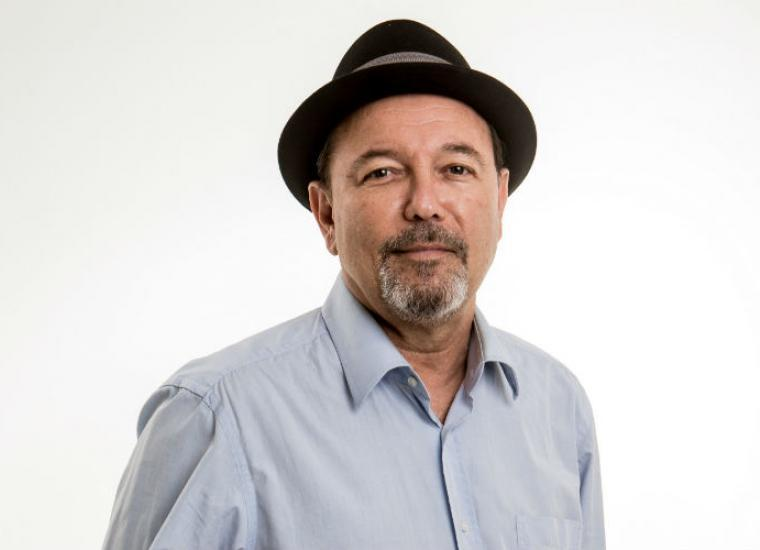
#> input picture training-data/s1/1.jpg, 760 x 550 px
$ jupyter execute --allow-errors 'Reconocimiento Facial.ipynb'   (text cells are left out)
#> lines starting #> are read from the running program, lines starting #| are printed output that depends on the picture
#> in prepare_training_data, image is the input picture: shape (550, 760, 3); mean B, G, R 209.2, 210.2, 213.9
[cell 1]
#importación de la librería OpenCV
import cv2
#importación de la librería os para leer carpetas y archivos
import os
#importar numpy para convertir listas de python en matrices numpy
#Esto es necesario para el reconocimiento facial en Python
import numpy as np

[cell 2]
#etiquetado de cada sujeto a los que evaluaremos con el reconocimiento facial. El primer espacio de este vector lo dejamos
#siempre vacio
subjects = ["", "Ruben Blades", "Erika Ender", "Román Torres"]

[cell 3]
#función para detectar la cara usando OpenCV
def detect_face(img):
    #convierte la imagen de prueba en una imagen en escala de grises, ya que el detector de rostros opencv trabaja con
    #imágenes en escala de grises
    gray = cv2.cvtColor(img, cv2.COLOR_BGR2GRAY)
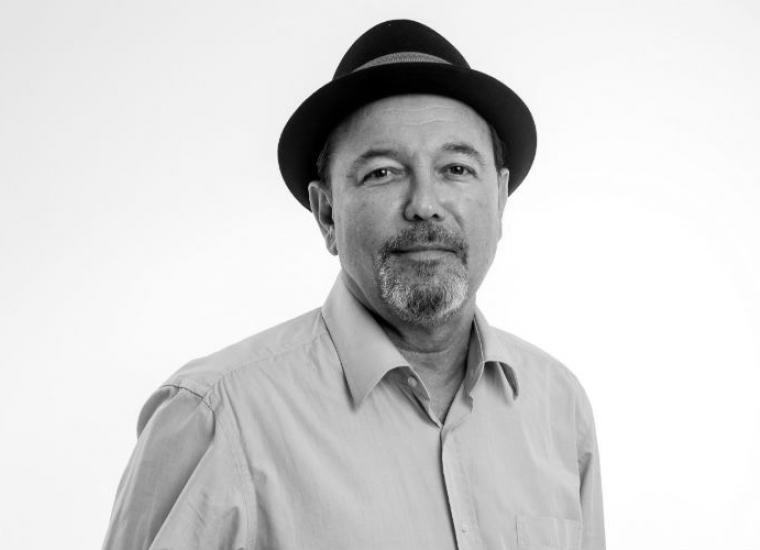
#> gray: shape (550, 760); min 0, max 255, mean 211.2

    #cargamos el clasificador Cascade, utilizando OpenCV. Usaremos un archivo xml que contiene el algoritmo de
    #detección del rostro ya entrenado para saber qué características extraer de la imagen para encontrar el rostro
    #Usaremos el lbpcascade, que es un modelo más eficiente que sus equivalentes.
    face_cascade = cv2.CascadeClassifier('opencv/lbpcascade_frontalface.xml')

    #detectemos imágenes multiescala (algunas imágenes pueden estar más cerca de la cámara que otras)
    #El resultado es la lista de caras encontradas
    faces = face_cascade.detectMultiScale(gray, scaleFactor=1.2, minNeighbors=5);
#> faces = [[314, 90, 210, 210]]

    #si no se detectan caras, la condición hará que el programa retorne la imagen original
    if (len(faces) == 0):
        return None, None

    #bajo el supuesto de que solo habrá una cara, se extraerá el área de la cara
    (x, y, w, h) = faces[0]
#> x = 314; y = 90; w = 210; h = 210

    gray = cv2.resize(gray[y:y+w, x:x+h],(224,224)) #se cambiará el tamaño de la cara recortada en un tamaño 224x224
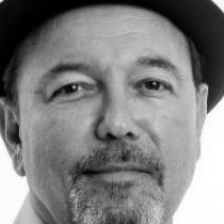
#> gray: shape (224, 224); min 0, max 255, mean 129.6

    #devolverá solo la parte de la cara de la imagen
    return gray, faces[0]

[cell 4]
#esta función leerá las imágenes de entrenamiento de todas las personas, detectará la cara de cada imagen
#y retornará dos listas exactamente del mismo tamaño, una lista de caras y otra lista de etiquetas para cada cara
def prepare_training_data(data_folder_path):

    #------PASO-1--------
    #obtener los directorios (un directorio para cada sujeto (clase)) en la carpeta de entrenamiento
    dirs = os.listdir(data_folder_path)

    #lista para almacenar todas las caras del sujeto
    faces = []
    #lista para contener todas las etiquetas de la cara del sujeto
    labels = []

    #mediante un ciclo repetitivo, buscaremos las carpetas dentro de nuestra carpeta raíz (training-data)
    for dir_name in dirs:

        #las carpetas que contienen las caras de nuestros sujetos inician con la letra 's' por lo que
        #debemos ignorar las carpetas que se encuentren dentro del directorio raíz si no inicia con la letra
        #'s'
        if not dir_name.startswith("s"):
            continue;

        #------PASO-2--------
        #extraer el número de etiqueta del sujeto de dir_name
        #formato del directorio name = slabel
        #, por lo que eliminar la letra 's' de dir_name nos dará una etiqueta
        label = int(dir_name.replace("s", ""))

        #construye la ruta del directorio que contiene imágenes para el tema actual
        subject_dir_path = data_folder_path + "/" + dir_name

        #obtenemos los nombres de las imágenes que están dentro del directorio de los sujetos dados
        subject_images_names = os.listdir(subject_dir_path)

        #------PASO-3--------
        #iremos a través de cada nombre de imagen, leeremos la imagen,
        #detectaremos el rostro y agregaremos rostro a la lista de rostros
        for image_name in subject_images_names:

            #ignoramos los archivos del sistema como .DS_Store
            if image_name.startswith("."):
                continue;

            #creamos la ruta de la imagen
            #ejemplo de una ruta de imagen = training-data/s1/1.jpg
            image_path = subject_dir_path + "/" + image_name

            #leemos la imagen obtenida de la ruta
            image = cv2.imread(image_path)

            #desplegamos una ventana para que contenga las imágenes que se están obteniendo de la ruta
            #una por una
            cv2.imshow("Training on image...", image)
            cv2.waitKey(100)

            #detectamos la cara de cada imagen desplegada
            face, rect = detect_face(image)
#> rect = [314, 90, 210, 210]

            #------Paso-4--------
            #En este ejemplo, ignoraremos las caras no detectadas
            if face is not None:
                #añadimos la cara detectada a la lista de caras
                faces.append(face)
                #añadimos la etiqueta para esta cara
                labels.append(label)

    cv2.destroyAllWindows() #Cerramos la ventana desplegada para mostrar las imágenes dentro de la ruta de entrenamiento
    cv2.waitKey(1)
    cv2.destroyAllWindows()

    return faces, labels

[cell 5]
#Primeramente, prepararemos nuestros datos de entrenamiento
#Los datos estarán en dos listas del mismo tamaño
#una lista contrendrá todas las caras detectadas
#y la otra lista contendrá las respectivas etiquetas para cada cara
print("Preparing data...")
faces, labels = prepare_training_data("training-data")
print("Data prepared")

#imprimimos el total de caras y etiquetas encontradas
print("Total faces: ", len(faces))
print("Total labels: ", len(labels))

[cell 6]
#Para usar el EigenFaceRecognizer
#face_recognizer = cv2.face.EigenFaceRecognizer_create()

#Para utilizar el FisherFaceRecognizer
face_recognizer = cv2.face.FisherFaceRecognizer_create()

#Para usar el LBPHFaceRecognizer
#face_recognizer = cv2.face.LBPHFaceRecognizer_create()

#entrenamiento de nuestro modelo de reconocimiento facial utilizando las caras recortadas en la preparación del entrenamiento
#> (the rest of this cell did not finish here and is left out)

[cell 7]
face_recognizer.save('facialrecognitiontraining.yml')

[cell 8]
#función que dibuja un rectángulo sobre la cara de la persona
#de acuerdo con las coordenadas (x,y)
#y con el ancho y alto dados
def draw_rectangle(img, rect):
    (x, y, w, h) = rect
    cv2.rectangle(img, (x, y), (x+w, y+h), (0, 255, 0), 2)

#función que escribe un texto sobre la imagen dada
#tomando las coordenadas (x, y).
def draw_text(img, text, x, y):
    cv2.putText(img, text, (x, y), cv2.FONT_HERSHEY_PLAIN, 1.5, (0, 255, 0), 2)

[cell 9]
#esta función reconoce a la persona en la imagen suministrada
#y dibuja un rectángulo alrededor de la cara detectada con el nombre de la
#persona
def predict(test_img):
    #hace una copia de la imagen, ya que no queremos cambiar la imagen original
    img = test_img.copy()
    #detectamos la cara en la imagen
    face, rect = detect_face(img)

    #predecimos a la persona de la imagen usando nuestro reconocedor de rostros
    label= face_recognizer.predict(face)
    #print(label[0])
    #obtenemos el nombre de la etiqueta respectiva devuelta por el reconocedor de rostros
    label_text = subjects[label[0]]

    #dibujamos el rectangulo alrededor de la cara detectada
    draw_rectangle(img, rect)
    #Insertamos el nombre de la persona reconocida
    draw_text(img, label_text, rect[0], rect[1]-5)

    return img #retornamos la imagen con el reconocimiento del rostro

[cell 10]
print("Predicting images...")

#Cargamos las imágenes de pruebas
test_img1 = cv2.imread("test-data/test8.jpg")
test_img2 = cv2.imread("test-data/test17.jpg")

#hacemos una predicción
#> (the rest of this cell did not finish here and is left out)

[cell 11]
import cv2
import numpy as np
from matplotlib import pyplot as plt
import os

#etiquetado de cada sujeto a los que evaluaremos con el reconocimiento facial. El primer espacio de este vector lo dejamos
#siempre vacio
subjects = ["", "Ruben Blades", "Miguel Vasquez", "Román Torres", "Erika Ender"]

[cell 12]
#función para detectar la cara usando OpenCV
def detect_face(img):
    #convierte la imagen de prueba en una imagen en escala de grises, ya que el detector de rostros opencv trabaja con
    #imágenes en escala de grises
    gray = cv2.cvtColor(img, cv2.COLOR_BGR2GRAY)

    #cargamos el clasificador Cascade, utilizando OpenCV. Usaremos un archivo xml que contiene el algoritmo de
    #detección del rostro ya entrenado para saber qué características extraer de la imagen para encontrar el rostro
    #Usaremos el lbpcascade, que es un modelo más eficiente que sus equivalentes.
    face_cascade = cv2.CascadeClassifier('opencv/lbpcascade_frontalface.xml')

    #detectemos imágenes multiescala (algunas imágenes pueden estar más cerca de la cámara que otras)
    #El resultado es la lista de caras encontradas

    #PARÁMETROS A TOMAR EN CUENTA
    #scaleFactor = Este valor debe ser mayor a 1, pero entre más cerca esta del 1
    #Mayor tiempo toma para entrenar, pero así reconoce mejor a la persona
    #minNeighbors = el valor de 3 esta bien, pero entre mayor es, menos reconocerá.
    faces = face_cascade.detectMultiScale(gray, scaleFactor=1.03, minNeighbors=3);

    #si no se detectan caras, la condición hará que el programa retorne la imagen original
    if (len(faces) == 0):
        return None, None

    #bajo el supuesto de que solo habrá una cara, se extraerá el área de la cara
    (x, y, w, h) = faces[0]

    gray = cv2.resize(gray[y:y+w, x:x+h],(224,224)) #se cambiará el tamaño de la cara recortada en un tamaño 224x224

    #retornaremos solamente la parte de la cara de la imagen
    return gray, faces[0]

[cell 13]
#esta función leerá las imágenes de entrenamiento de todas las personas, detectará la cara de cada imagen
#y retornará dos listas exactamente del mismo tamaño, una lista de caras y otra lista de etiquetas para cada cara
def prepare_training_data(data_folder_path):

    #------PASO-1--------
    #obtener los directorios (un directorio para cada sujeto (clase)) en la carpeta de entrenamiento
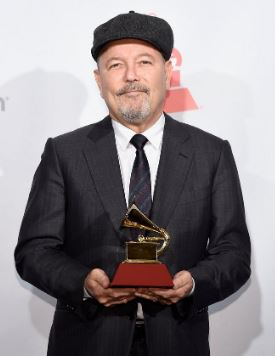
#> input picture test-data/test0.jpg, 275 x 356 px, given in place of the camera
#> further down, frame is the input picture: shape (356, 275, 3); mean B, G, R 133.8, 131, 138.2
#> `gray_frame = cv2.cvtColor(frame, cv2.COLOR_BGR2GRAY)`:
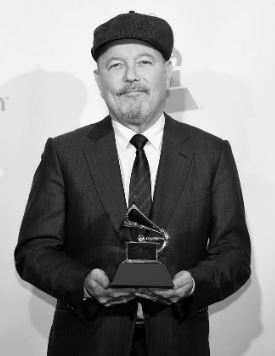
#> gray_frame: shape (356, 275); min 0, max 255, mean 133.5
    dirs = os.listdir(data_folder_path)

    #lista para almacenar todas las caras del sujeto
    faces = []
    #lista para contener todas las etiquetas de la cara del sujeto
    labels = []

    #mediante un ciclo repetitivo, buscaremos las carpetas dentro de nuestra carpeta raíz (training-data-project)
    for dir_name in dirs:

        #las carpetas que contienen las caras de nuestros sujetos inician con la letra 's' por lo que
        #debemos ignorar las carpetas que se encuentren dentro del directorio raíz si no inicia con la letra
        #'s'
        if not dir_name.startswith("s"):
            continue;

        #------PASO-2--------
        #extraer el número de etiqueta del sujeto de dir_name
        #formato del directorio name = slabel
        #, por lo que eliminar la letra 's' de dir_name nos dará una etiqueta
        label = int(dir_name.replace("s", ""))

        #construye la ruta del directorio que contiene imágenes para el tema actual
        subject_dir_path = data_folder_path + "/" + dir_name

        #obtenemos los nombres de las imágenes que están dentro del directorio de los sujetos dados
        subject_images_names = os.listdir(subject_dir_path)

        #------PASO-3--------
        #iremos a través de cada nombre de imagen, leeremos la imagen,
        #detectaremos el rostro y agregaremos rostro a la lista de rostros
        for image_name in subject_images_names:

            #ignoramos los archivos del sistema como .DS_Store
            if image_name.startswith("."):
                continue;

            ##creamos la ruta de la imagen
            #ejemplo de una ruta de imagen = training-data/s1/1.jpg
            image_path = subject_dir_path + "/" + image_name

            #leemos la imagen obtenida de la ruta
            image = cv2.imread(image_path)

            #desplegamos una ventana para que contenga las imágenes que se están obteniendo de la ruta
            #una por una
            cv2.imshow("Training on image...", image)
            cv2.waitKey(100)

            #detectamos el rostro
            face, rect = detect_face(image)

            #------Paso-4--------
            #En este ejemplo, ignoraremos las caras no detectadas
            if face is not None:
                #añadimos la cara detectada a la lista de caras
                faces.append(face)
                ##añadimos la etiqueta de la cara detectada a la lista de etiquetas
                labels.append(label)

    cv2.destroyAllWindows()
    cv2.waitKey(1)
    cv2.destroyAllWindows()

    return faces, labels

[cell 14]
#Primeramente, prepararemos nuestros datos de entrenamiento
#Los datos estarán en dos listas del mismo tamaño
#una lista contrendrá todas las caras detectadas
#y la otra lista contendrá las respectivas etiquetas para cada cara
print("Preparing data...")
#> (the rest of this cell did not finish here and is left out)

[cell 15]
#Para usar el EigenFaceRecognizer
#face_recognizer = cv2.face.EigenFaceRecognizer_create()

#Para utilizar el FisherFaceRecognizer
face_recognizer = cv2.face.FisherFaceRecognizer_create()

#Para usar el LBPHFaceRecognizer
#face_recognizer = cv2.face.LBPHFaceRecognizer_create()

#entrenamiento de nuestro modelo de reconocimiento facial utilizando las caras recortadas en la preparación del entrenamiento
#> (the rest of this cell did not finish here and is left out)

[cell 16]
# creación del objeto VideoCapture para poder hacer uso de la cámara:
capture = cv2.VideoCapture(0)

face_cascade = cv2.CascadeClassifier('opencv/lbpcascade_frontalface.xml') #Lectura del archivo xml con el detector Cascade

#> (the rest of this cell did not finish here and is left out)
